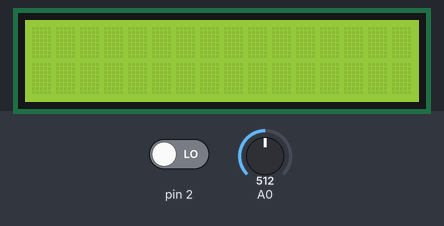
This sketch was run on a simulated Arduino Uno, built with avr-gcc and run on an emulated ATmega328P. Shown: 16×2 character LCD. Inputs (shaded band) come from the test bench; at power-on: pin 2 LOW, A0 = 512. What the sketch prints to the serial monitor is not drawn.

Above: at 1.2 s.
1.3 s: pin 2 driven HIGH
At 2.1 s:
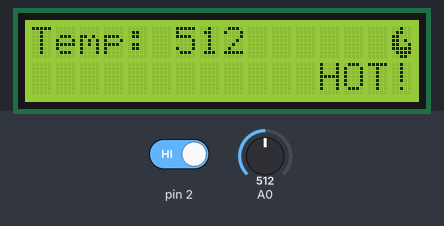
4.3 s: A0 set to 327
At 5.1 s:
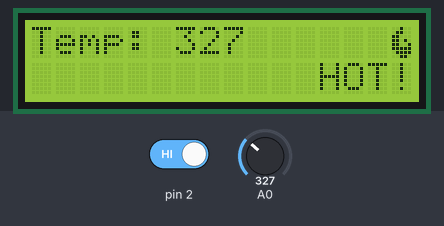
6.8 s: A0 set to 313
At 8.1 s:
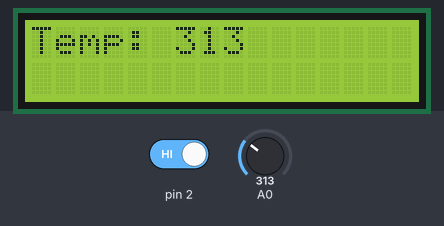
9.8 s: A0 set to 306
At 11.1 s:
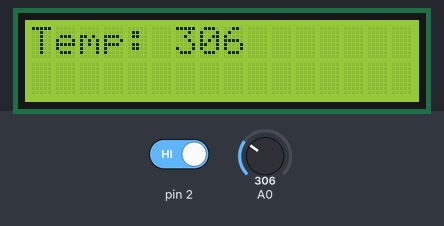
12.8 s: pin 2 driven LOW
Timing chart, 0 to 15.8 s (numbered marks = the images above; inputs shaded):
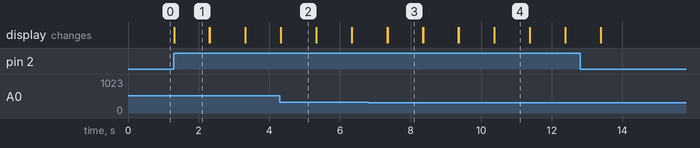

The sketch:

capstone-test-v1.ino
```cpp
#include <LiquidCrystal.h>
#include <Adafruit_MotorShield.h>

const int RS = 3, EN = 4, D4 = 12, D5 = 11, D6 = 10, D7 = 9;
int val;
int delayT;
byte i;
byte spin;


LiquidCrystal lcd(RS, EN, D4, D5, D6, D7);

void setup() {

  lcd.begin(16, 2);
  Serial.begin(9600);

  // pinMode(pwr, INPUT);
  pinMode(A0, INPUT);
  pinMode(2, INPUT);

  byte heart[8] = {
    0b00000,
    0b01010,
    0b11111,
    0b11111,
    0b11111,
    0b01110,
    0b00100,
    0b00000
  };
  lcd.createChar(0, heart);

  byte flame[8] = {
    0b00100,
    0b01100,
    0b11000,
    0b11010,
    0b11001,
    0b11111,
    0b01111,
    0b00110

  };
  lcd.createChar(1, flame);


  i = 0;

}

void loop() {
  if (digitalRead(2) == 1) {
    val = analogRead(A0);

    lcd.clear();
    lcd.setCursor(0,0);

    lcd.print("Temp: ");

    lcd.setCursor(6,0);
    lcd.print(val);

    if (val > 320) {
      // if (i % 2) {
      // }
      // else  {
      lcd.setCursor(15,0);
      lcd.write(byte(1));
      lcd.setCursor(12,1);
      lcd.print("HOT!");

      // digitalWrite(6,HIGH);
      // digitalWrite(7,LOW);
      // delay(1000);

      // digitalWrite(7,HIGH);
      // digitalWrite(6,LOW);
      // delay(1000);
      };

  Serial.println(val);

  delay(1000);

  lcd.clear();
  lcd.setCursor(0,0);
  i += 1;
  };
}
```

Measured:
- the behaviour switches between 321 and 320 on A0 (found by bisection; images 2 and 3)
- after the input at 1.3 s, the display: changes at once (image 1)
- after the input at 4.3 s, the display: first differs from a run without the input at once (image 2)
- after the input at 6.8 s, the display: first differs from a run without the input after 0.55 s (image 3)
- after the input at 9.8 s, the display: first differs from a run without the input after 0.57 s (image 4)
- what the display in image 1 shows lasts 1.0 s, from 1.3 s to 2.3 s
